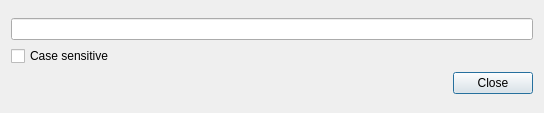
<?xml version="1.0" encoding="UTF-8"?>
<ui version="4.0">
 <class>SearchSongDialog</class>
 <widget class="QDialog" name="SearchSongDialog">
  <property name="windowModality">
   <enum>Qt::WindowModal</enum>
  </property>
  <property name="geometry">
   <rect>
    <x>0</x>
    <y>0</y>
    <width>544</width>
    <height>113</height>
   </rect>
  </property>
  <property name="sizePolicy">
   <sizepolicy hsizetype="Preferred" vsizetype="Preferred">
    <horstretch>1</horstretch>
    <verstretch>1</verstretch>
   </sizepolicy>
  </property>
  <property name="minimumSize">
   <size>
    <width>400</width>
    <height>0</height>
   </size>
  </property>
  <property name="maximumSize">
   <size>
    <width>16777215</width>
    <height>113</height>
   </size>
  </property>
  <property name="windowTitle">
   <string>Search song...</string>
  </property>
  <property name="modal">
   <bool>true</bool>
  </property>
  <layout class="QGridLayout" name="gridLayout">
   <item row="0" column="0">
    <layout class="QVBoxLayout" name="verticalLayout">
     <property name="sizeConstraint">
      <enum>QLayout::SetDefaultConstraint</enum>
     </property>
     <item>
      <widget class="QLineEdit" name="songSearchEdit">
       <property name="styleSheet">
        <string notr="true"/>
       </property>
       <property name="clearButtonEnabled">
        <bool>true</bool>
       </property>
      </widget>
     </item>
     <item>
      <widget class="QCheckBox" name="caseSensitiveCB">
       <property name="text">
        <string>Case sensitive</string>
       </property>
      </widget>
     </item>
     <item>
      <widget class="QDialogButtonBox" name="buttonBox">
       <property name="orientation">
        <enum>Qt::Horizontal</enum>
       </property>
       <property name="standardButtons">
        <set>QDialogButtonBox::Close</set>
       </property>
      </widget>
     </item>
    </layout>
   </item>
  </layout>
 </widget>
 <resources/>
 <connections>
  <connection>
   <sender>buttonBox</sender>
   <signal>accepted()</signal>
   <receiver>SearchSongDialog</receiver>
   <slot>accept()</slot>
   <hints>
    <hint type="sourcelabel">
     <x>248</x>
     <y>254</y>
    </hint>
    <hint type="destinationlabel">
     <x>157</x>
     <y>274</y>
    </hint>
   </hints>
  </connection>
  <connection>
   <sender>buttonBox</sender>
   <signal>rejected()</signal>
   <receiver>SearchSongDialog</receiver>
   <slot>reject()</slot>
   <hints>
    <hint type="sourcelabel">
     <x>316</x>
     <y>260</y>
    </hint>
    <hint type="destinationlabel">
     <x>286</x>
     <y>274</y>
    </hint>
   </hints>
  </connection>
 </connections>
</ui>
